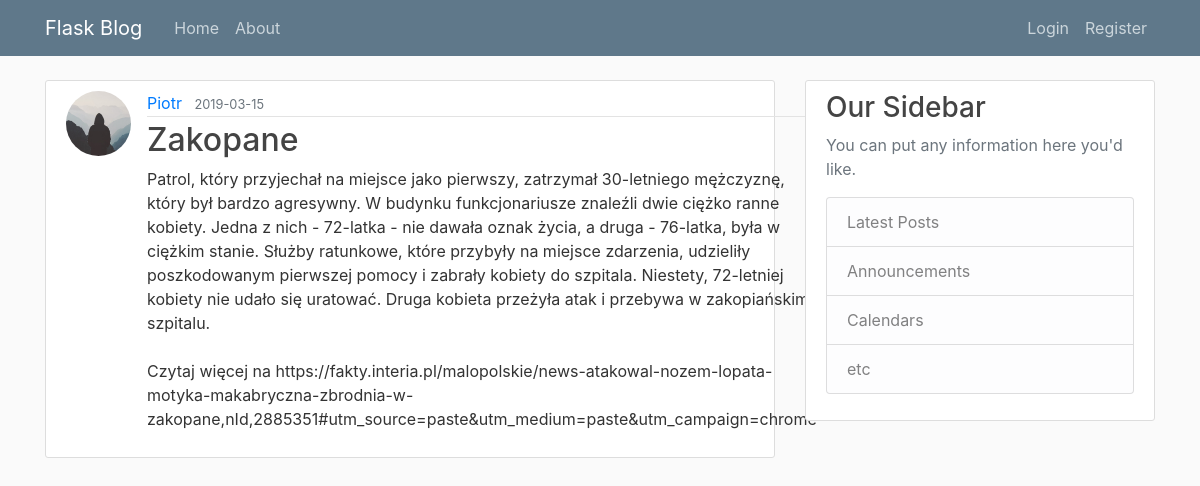
The page /post/14 on the database its author committed.
### flaskblog/models.py (models this page shows, shortened)
class User(db.Model, UserMixin):
    id = db.Column(db.Integer, primary_key=True) #user ID is an integer and this will be our pirimary_key
    username = db.Column(db.String(20), unique=True, nullable=False) #we assumed that username will be max 20 character long. username must be unique and cannot have value NULL
    email = db.Column(db.String(120), unique=True, nullable=False) #we assumed that email will be max 120 character long. email must be unique and cannot have value NULL
    image_file = db.Column(db.String(20), nullable=False, default='default.jpg') #we assumed that user profile picture name will be max 20 character long.
    password = db.Column(db.String(60), nullable=False)
    posts = db.relationship('Post', backref='author', lazy=True)

class Post(db.Model):
    id = db.Column(db.Integer, primary_key=True) #
    title = db.Column(db.String(100), nullable=False)
    date_posted = db.Column(db.DateTime, nullable=False, default = datetime.utcnow) # datetime.utcnow is without parenthis () because we want to pass function (not a value of this executed function)
    content = db.Column(db.Text, nullable=False)
    user_id = db.Column(db.Integer, db.ForeignKey('user.id'), nullable=False)

### flaskblog/posts/routes.py (the view)
@posts.route("/post/<int:post_id>") #
def post(post_id):
    post = Post.query.get_or_404(post_id) # If we are getting something from database by ID then we neeed to use 'get' method. In this case we will use slightly diffrent method 'get_or_404' - if ID do not exist then return html code 404 (web page do not exist)
    return render_template('post.html', title= post.title, post = post) #

### flaskblog/templates/post.html (shortened to what this page needs)
{% extends "layout.html" %}
{% block content %}
    <article class="media content-section">
      <img class="rounded-circle article-img" src="{{ url_for('static', filename = 'profile_pics/' + post.author.image_file) }}">
      <div class="media-body">
        <div class="article-metadata">
          <a class="mr-2" href=" {{ url_for('users.user_posts', username= post.author.username) }} ">{{ post.author.username }}</a>
          <small class="text-muted">{{ post.date_posted.strftime('%Y-%m-%d') }}</small>
        </div>
        <h2 class="article-title" >{{ post.title }}</h2>
        <p class="article-content">{{ post.content }}</p>
      </div>
    </article>
{% endblock content %}

### flaskblog/static/main.css (style rules this page uses)
body { background: #fafafa; color: #333333; margin-top: 5rem; }
h1, h2, h3, h4, h5, h6 { color: #444444; }
.content-section { background: #ffffff; padding: 10px 20px; border: 1px solid #dddddd; border-radius: 3px; margin-bottom: 20px; }
.article-title { color: #444444; }
.article-content { white-space: pre-line; }
.article-img { height: 65px; width: 65px; margin-right: 16px; }
.article-metadata { padding-bottom: 1px; margin-bottom: 4px; border-bottom: 1px solid #e3e3e3 }

### rows shown on the page
User: image_file (placeholder picture), author.username "Piotr"
Post: date_posted "2019-03-15", title "Zakopane", content "Patrol, który przyjechał na miejsce jako pierwszy, zatrzymał 30-letniego mężczyznę, który był bardzo agresywny. W budynku funkcjonariusze znaleźli dwie ciężko ranne kobiety. Jedna z nich - 72-latka - nie dawała oznak życia, a druga - 76-latka, była w ciężkim stanie. Służby ratunkowe, które przybyły na miejsce zdarzenia, udzieliły poszkodowanym pierwszej pomocy i zabrały kobiety do szpitala. Niestety, 72-letniej kobiety nie udało się uratować. Druga kobieta przeżyła atak i przebywa w zakopiańskim szpitalu. Czytaj więcej na https://fakty.interia.pl/malopolskie/news-atakowal-nozem-lopata-motyka-makabryczna-zbrodnia-w-zakopane,nId,2885351#utm_source=paste&utm_medium=paste&utm_campaign=chrome"
